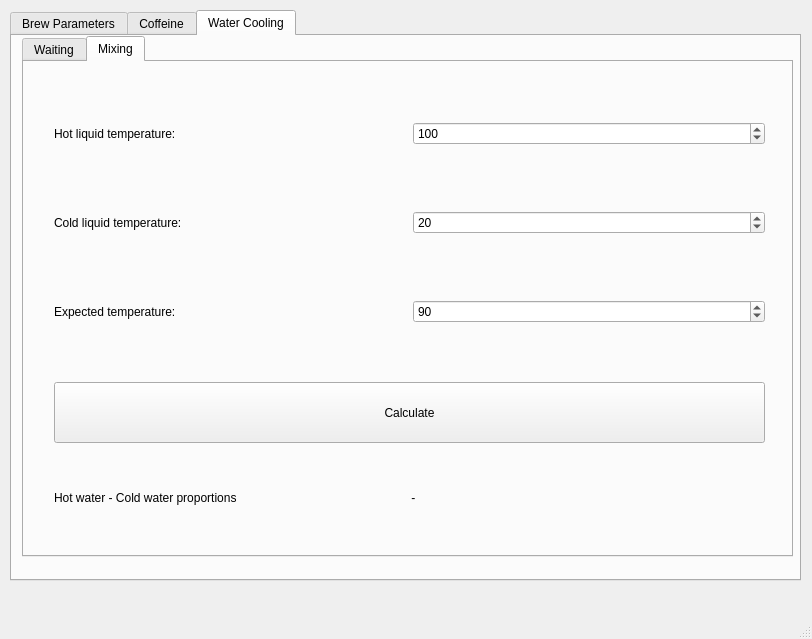
<?xml version="1.0" encoding="UTF-8"?>
<ui version="4.0">
 <class>MainWindow</class>
 <widget class="QMainWindow" name="MainWindow">
  <property name="geometry">
   <rect>
    <x>0</x>
    <y>0</y>
    <width>812</width>
    <height>639</height>
   </rect>
  </property>
  <property name="windowTitle">
   <string>MainWindow</string>
  </property>
  <widget class="QWidget" name="centralwidget">
   <widget class="QPushButton" name="btnStopTimer">
    <property name="geometry">
     <rect>
      <x>520</x>
      <y>480</y>
      <width>151</width>
      <height>51</height>
     </rect>
    </property>
    <property name="text">
     <string>Stop</string>
    </property>
   </widget>
   <widget class="QTabWidget" name="tabWidget">
    <property name="geometry">
     <rect>
      <x>10</x>
      <y>10</y>
      <width>791</width>
      <height>571</height>
     </rect>
    </property>
    <property name="currentIndex">
     <number>2</number>
    </property>
    <widget class="QWidget" name="tabBrewParam">
     <attribute name="title">
      <string>Brew Parameters</string>
     </attribute>
     <widget class="QWidget" name="verticalLayoutWidget">
      <property name="geometry">
       <rect>
        <x>20</x>
        <y>0</y>
        <width>711</width>
        <height>321</height>
       </rect>
      </property>
      <layout class="QVBoxLayout" name="verticalLayout">
       <item>
        <layout class="QHBoxLayout" name="horizontalLayout">
         <item>
          <widget class="QLabel" name="labelType">
           <property name="text">
            <string>Type of tea</string>
           </property>
          </widget>
         </item>
         <item>
          <widget class="QComboBox" name="cboxType">
           <item>
            <property name="text">
             <string>Black</string>
            </property>
           </item>
           <item>
            <property name="text">
             <string>Green</string>
            </property>
           </item>
           <item>
            <property name="text">
             <string>White</string>
            </property>
           </item>
           <item>
            <property name="text">
             <string>Oolong</string>
            </property>
           </item>
          </widget>
         </item>
        </layout>
       </item>
       <item>
        <layout class="QHBoxLayout" name="horizontalLayout_2">
         <item>
          <widget class="QLabel" name="labelStrength">
           <property name="text">
            <string>Strength</string>
           </property>
          </widget>
         </item>
         <item>
          <widget class="QSlider" name="sliderStrength">
           <property name="maximumSize">
            <size>
             <width>630</width>
             <height>18</height>
            </size>
           </property>
           <property name="orientation">
            <enum>Qt::Horizontal</enum>
           </property>
          </widget>
         </item>
        </layout>
       </item>
       <item>
        <layout class="QHBoxLayout" name="horizontalLayout_3">
         <item>
          <widget class="QLabel" name="labelBrewN">
           <property name="text">
            <string>Brew Number</string>
           </property>
          </widget>
         </item>
         <item>
          <widget class="QSlider" name="sliderBrewN">
           <property name="minimum">
            <number>1</number>
           </property>
           <property name="maximum">
            <number>3</number>
           </property>
           <property name="orientation">
            <enum>Qt::Horizontal</enum>
           </property>
          </widget>
         </item>
        </layout>
       </item>
      </layout>
     </widget>
     <widget class="QPushButton" name="btnCalculate">
      <property name="geometry">
       <rect>
        <x>20</x>
        <y>320</y>
        <width>711</width>
        <height>61</height>
       </rect>
      </property>
      <property name="text">
       <string>Calculate</string>
      </property>
     </widget>
     <widget class="QLabel" name="labelResTempr">
      <property name="geometry">
       <rect>
        <x>20</x>
        <y>400</y>
        <width>151</width>
        <height>31</height>
       </rect>
      </property>
      <property name="text">
       <string>Temperature:</string>
      </property>
     </widget>
     <widget class="QLabel" name="labelResTime">
      <property name="geometry">
       <rect>
        <x>20</x>
        <y>470</y>
        <width>161</width>
        <height>21</height>
       </rect>
      </property>
      <property name="text">
       <string>Time (seconds): </string>
      </property>
     </widget>
     <widget class="QLCDNumber" name="lcdTemperature">
      <property name="geometry">
       <rect>
        <x>220</x>
        <y>390</y>
        <width>131</width>
        <height>51</height>
       </rect>
      </property>
     </widget>
     <widget class="QLCDNumber" name="lcdTime">
      <property name="geometry">
       <rect>
        <x>220</x>
        <y>460</y>
        <width>131</width>
        <height>51</height>
       </rect>
      </property>
     </widget>
    </widget>
    <widget class="QWidget" name="tab_2">
     <attribute name="title">
      <string>Coffeine</string>
     </attribute>
     <widget class="QWidget" name="verticalLayoutWidget_2">
      <property name="geometry">
       <rect>
        <x>40</x>
        <y>0</y>
        <width>711</width>
        <height>321</height>
       </rect>
      </property>
      <layout class="QVBoxLayout" name="verticalLayout_2">
       <item>
        <layout class="QHBoxLayout" name="horizontalLayout_4">
         <item>
          <widget class="QLabel" name="labelType_2">
           <property name="text">
            <string>Type of tea</string>
           </property>
          </widget>
         </item>
         <item>
          <widget class="QComboBox" name="cboxType_2">
           <item>
            <property name="text">
             <string>Black</string>
            </property>
           </item>
           <item>
            <property name="text">
             <string>Green</string>
            </property>
           </item>
           <item>
            <property name="text">
             <string>White</string>
            </property>
           </item>
           <item>
            <property name="text">
             <string>Oolong</string>
            </property>
           </item>
          </widget>
         </item>
        </layout>
       </item>
       <item>
        <layout class="QHBoxLayout" name="horizontalLayout_5">
         <item>
          <widget class="QLabel" name="label">
           <property name="text">
            <string>Size</string>
           </property>
          </widget>
         </item>
         <item>
          <widget class="QComboBox" name="comboBox">
           <item>
            <property name="text">
             <string>Cup</string>
            </property>
           </item>
           <item>
            <property name="text">
             <string>Glass</string>
            </property>
           </item>
           <item>
            <property name="text">
             <string>Mug (300ml)</string>
            </property>
           </item>
           <item>
            <property name="text">
             <string>Mug (500ml)</string>
            </property>
           </item>
          </widget>
         </item>
        </layout>
       </item>
       <item>
        <layout class="QHBoxLayout" name="horizontalLayout_6">
         <item>
          <widget class="QLabel" name="labelBrewN_2">
           <property name="text">
            <string>Brew Number</string>
           </property>
          </widget>
         </item>
         <item>
          <widget class="QSlider" name="sliderBrewN_2">
           <property name="minimum">
            <number>1</number>
           </property>
           <property name="maximum">
            <number>3</number>
           </property>
           <property name="orientation">
            <enum>Qt::Horizontal</enum>
           </property>
          </widget>
         </item>
        </layout>
       </item>
      </layout>
     </widget>
     <widget class="QWidget" name="horizontalLayoutWidget">
      <property name="geometry">
       <rect>
        <x>40</x>
        <y>400</y>
        <width>331</width>
        <height>91</height>
       </rect>
      </property>
      <layout class="QHBoxLayout" name="horizontalLayout_7">
       <item>
        <widget class="QLabel" name="label_2">
         <property name="text">
          <string>Amount of coffeine:</string>
         </property>
        </widget>
       </item>
       <item>
        <widget class="QLabel" name="label_3">
         <property name="text">
          <string>&lt;empty&gt;</string>
         </property>
        </widget>
       </item>
      </layout>
     </widget>
     <widget class="QPushButton" name="btnCalculate_2">
      <property name="geometry">
       <rect>
        <x>40</x>
        <y>320</y>
        <width>711</width>
        <height>61</height>
       </rect>
      </property>
      <property name="text">
       <string>Calculate</string>
      </property>
     </widget>
    </widget>
    <widget class="QWidget" name="tab_3">
     <attribute name="title">
      <string>Water Cooling</string>
     </attribute>
     <widget class="QTabWidget" name="tabWidget_2">
      <property name="geometry">
       <rect>
        <x>10</x>
        <y>0</y>
        <width>771</width>
        <height>521</height>
       </rect>
      </property>
      <property name="currentIndex">
       <number>1</number>
      </property>
      <widget class="QWidget" name="tab">
       <attribute name="title">
        <string>Waiting</string>
       </attribute>
       <widget class="QWidget" name="verticalLayoutWidget_3">
        <property name="geometry">
         <rect>
          <x>30</x>
          <y>0</y>
          <width>711</width>
          <height>321</height>
         </rect>
        </property>
        <layout class="QVBoxLayout" name="verticalLayout_3">
         <item>
          <layout class="QHBoxLayout" name="horizontalLayout_9">
           <item>
            <widget class="QLabel" name="label_4">
             <property name="text">
              <string>Size</string>
             </property>
            </widget>
           </item>
           <item>
            <widget class="QComboBox" name="comboBox_2">
             <item>
              <property name="text">
               <string>Cup</string>
              </property>
             </item>
             <item>
              <property name="text">
               <string>Glass</string>
              </property>
             </item>
             <item>
              <property name="text">
               <string>Mug (300ml)</string>
              </property>
             </item>
             <item>
              <property name="text">
               <string>Mug (500ml)</string>
              </property>
             </item>
            </widget>
           </item>
          </layout>
         </item>
         <item>
          <layout class="QHBoxLayout" name="horizontalLayout_10">
           <item>
            <widget class="QLabel" name="labelBrewN_3">
             <property name="text">
              <string>Outside temperature: </string>
             </property>
            </widget>
           </item>
           <item>
            <widget class="QSpinBox" name="spinBox">
             <property name="toolTip">
              <string>&lt;html&gt;&lt;head/&gt;&lt;body&gt;&lt;p&gt;20&lt;/p&gt;&lt;/body&gt;&lt;/html&gt;</string>
             </property>
             <property name="value">
              <number>20</number>
             </property>
            </widget>
           </item>
          </layout>
         </item>
         <item>
          <layout class="QHBoxLayout" name="horizontalLayout_12">
           <item>
            <widget class="QLabel" name="label_5">
             <property name="text">
              <string>Liquid temperature: </string>
             </property>
            </widget>
           </item>
           <item>
            <widget class="QSpinBox" name="spinBox_2">
             <property name="maximum">
              <number>250</number>
             </property>
             <property name="value">
              <number>100</number>
             </property>
            </widget>
           </item>
          </layout>
         </item>
         <item>
          <layout class="QHBoxLayout" name="horizontalLayout_13">
           <item>
            <widget class="QLabel" name="label_6">
             <property name="text">
              <string>Expected temperature:</string>
             </property>
            </widget>
           </item>
           <item>
            <widget class="QSpinBox" name="spinBox_3">
             <property name="maximum">
              <number>200</number>
             </property>
             <property name="value">
              <number>90</number>
             </property>
             <property name="displayIntegerBase">
              <number>10</number>
             </property>
            </widget>
           </item>
          </layout>
         </item>
        </layout>
       </widget>
       <widget class="QWidget" name="horizontalLayoutWidget_4">
        <property name="geometry">
         <rect>
          <x>30</x>
          <y>380</y>
          <width>331</width>
          <height>91</height>
         </rect>
        </property>
        <layout class="QHBoxLayout" name="horizontalLayout_14">
         <item>
          <widget class="QLabel" name="label_7">
           <property name="text">
            <string>Waiting time (minutes): </string>
           </property>
          </widget>
         </item>
         <item>
          <widget class="QLabel" name="label_8">
           <property name="text">
            <string>&lt;empty&gt;</string>
           </property>
          </widget>
         </item>
        </layout>
       </widget>
       <widget class="QPushButton" name="btnCalculate_3">
        <property name="geometry">
         <rect>
          <x>30</x>
          <y>320</y>
          <width>711</width>
          <height>61</height>
         </rect>
        </property>
        <property name="text">
         <string>Calculate</string>
        </property>
       </widget>
      </widget>
      <widget class="QWidget" name="tab_4">
       <attribute name="title">
        <string>Mixing</string>
       </attribute>
       <widget class="QWidget" name="verticalLayoutWidget_4">
        <property name="geometry">
         <rect>
          <x>30</x>
          <y>0</y>
          <width>711</width>
          <height>321</height>
         </rect>
        </property>
        <layout class="QVBoxLayout" name="verticalLayout_4">
         <item>
          <layout class="QHBoxLayout" name="horizontalLayout_16">
           <item>
            <widget class="QLabel" name="labelBrewN_4">
             <property name="text">
              <string>Hot liquid temperature:</string>
             </property>
            </widget>
           </item>
           <item>
            <widget class="QSpinBox" name="spinBox_4">
             <property name="toolTip">
              <string>&lt;html&gt;&lt;head/&gt;&lt;body&gt;&lt;p&gt;20&lt;/p&gt;&lt;/body&gt;&lt;/html&gt;</string>
             </property>
             <property name="maximum">
              <number>250</number>
             </property>
             <property name="value">
              <number>100</number>
             </property>
            </widget>
           </item>
          </layout>
         </item>
         <item>
          <layout class="QHBoxLayout" name="horizontalLayout_17">
           <item>
            <widget class="QLabel" name="label_10">
             <property name="text">
              <string>Cold liquid temperature:</string>
             </property>
            </widget>
           </item>
           <item>
            <widget class="QSpinBox" name="spinBox_5">
             <property name="maximum">
              <number>250</number>
             </property>
             <property name="value">
              <number>20</number>
             </property>
            </widget>
           </item>
          </layout>
         </item>
         <item>
          <layout class="QHBoxLayout" name="horizontalLayout_18">
           <item>
            <widget class="QLabel" name="label_11">
             <property name="text">
              <string>Expected temperature:</string>
             </property>
            </widget>
           </item>
           <item>
            <widget class="QSpinBox" name="spinBox_6">
             <property name="maximum">
              <number>200</number>
             </property>
             <property name="value">
              <number>90</number>
             </property>
             <property name="displayIntegerBase">
              <number>10</number>
             </property>
            </widget>
           </item>
          </layout>
         </item>
        </layout>
       </widget>
       <widget class="QWidget" name="horizontalLayoutWidget_5">
        <property name="geometry">
         <rect>
          <x>30</x>
          <y>400</y>
          <width>701</width>
          <height>71</height>
         </rect>
        </property>
        <layout class="QHBoxLayout" name="horizontalLayout_15">
         <item>
          <widget class="QLabel" name="label_9">
           <property name="text">
            <string>Hot water - Cold water proportions</string>
           </property>
          </widget>
         </item>
         <item>
          <widget class="QLabel" name="label_12">
           <property name="text">
            <string>&lt;empty&gt; - &lt;empty&gt;</string>
           </property>
          </widget>
         </item>
        </layout>
       </widget>
       <widget class="QPushButton" name="btnCalculate_4">
        <property name="geometry">
         <rect>
          <x>30</x>
          <y>320</y>
          <width>711</width>
          <height>61</height>
         </rect>
        </property>
        <property name="text">
         <string>Calculate</string>
        </property>
       </widget>
      </widget>
     </widget>
    </widget>
   </widget>
  </widget>
  <widget class="QMenuBar" name="menubar">
   <property name="geometry">
    <rect>
     <x>0</x>
     <y>0</y>
     <width>812</width>
     <height>27</height>
    </rect>
   </property>
  </widget>
  <widget class="QStatusBar" name="statusbar"/>
  <action name="actionMixing">
   <property name="text">
    <string>Mixing</string>
   </property>
  </action>
  <action name="actionWaiting">
   <property name="text">
    <string>Waiting</string>
   </property>
  </action>
 </widget>
 <resources/>
 <connections/>
</ui>
